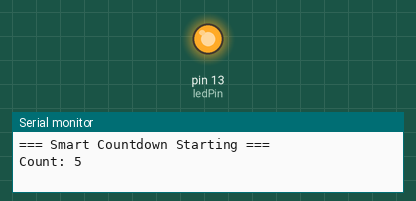
Recording of a sketch running on a simulated Arduino Uno, built with avr-gcc and run on an emulated ATmega328P. On the bench: output pins drawn as LEDs (lit = HIGH), the last lines printed to the serial monitor.

Above: at 0.1 s.
At 33.1 s:
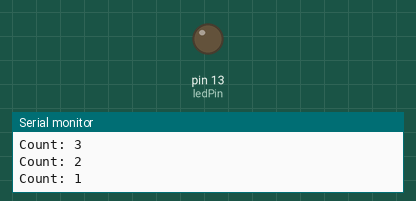
Timing chart, 0 to 34.6 s (numbered marks = the images above):
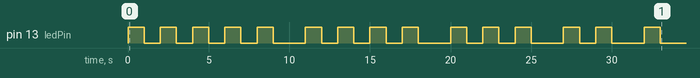

The sketch:

Assignment1_B_Albert_copy_20260621152645.ino
```cpp
int startValue = 5;
int ledPin = 13;

// Function to blink the LED a specified number of times
void flashLED(int rates) {
  int flashCount = 0;

  while (flashCount < rates) {
    digitalWrite(ledPin, 1); // 1 or HIGH to on LED
    delay(1000);

    digitalWrite(ledPin, 0);  //  0 or LOW to on LED
    delay(1000);

    flashCount = flashCount + 1;
  }
}

void setup() {
  pinMode(ledPin, OUTPUT);
  Serial.begin(9600);

  Serial.println("=== Smart Countdown Starting ===");

  int count = startValue;

  while (count > 0) {
    Serial.print("Count: ");
    Serial.println(count);

    flashLED(count);   // Blink LED count times

    delay(1000);

    count = count - 1;
  }

  Serial.println("=== Countdown Complete ===");
}

void loop() {
  // Empty
}
```
